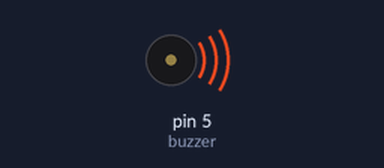
Simulated run of this sketch. Board: Arduino Uno, built with avr-gcc and run on an emulated ATmega328P. On the bench: buzzer (waves = sounding).

Above: at 0.1 s.
At 86.8 s:
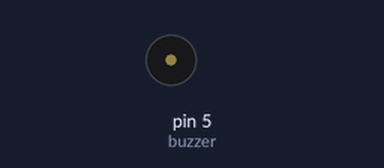
Timing chart, 0 to 88.3 s (numbered marks = the images above):
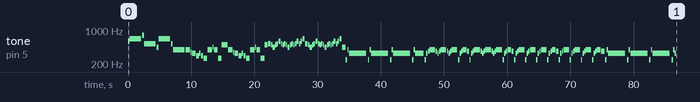

The sketch:

Silent_Hill_2_promise.ino
```cpp
/*
  Game of Thrones
  Connect a piezo buzzer or speaker to pin 11 or select a new pin.
  More songs available at https://github.com/robsoncouto/arduino-songs

                                              Robson Couto, 2019
*/


#define NOTE_C3  131
#define NOTE_CS3 139
#define NOTE_D3  147
#define NOTE_DS3 156
#define NOTE_E3  165
#define NOTE_F3  175
#define NOTE_FS3 185
#define NOTE_G3  196
#define NOTE_GS3 208
#define NOTE_A3  220
#define NOTE_AS3 233
#define NOTE_B3  247
#define NOTE_C4  262
#define NOTE_CS4 277
#define NOTE_D4  294
#define NOTE_DS4 311
#define NOTE_E4  330
#define NOTE_F4  349
#define NOTE_FS4 370
#define NOTE_G4  392
#define NOTE_GS4 415
#define NOTE_A4  440
#define NOTE_AS4 466
#define NOTE_B4  494
#define NOTE_C5  523
#define NOTE_CS5 554
#define NOTE_D5  587
#define NOTE_DS5 622
#define NOTE_E5  659
#define NOTE_F5  698
#define NOTE_FS5 740
#define NOTE_G5  784
#define NOTE_GS5 831
#define NOTE_A5  880
#define NOTE_AS5 932
#define NOTE_B5  988
#define NOTE_C6  1047
#define NOTE_CS6 1109
#define NOTE_D6  1175
#define NOTE_DS6 1245
#define NOTE_E6  1319
#define NOTE_F6  6302
#define NOTE_FS6 1480
#define NOTE_G6  1568
#define NOTE_GS6 1693
#define NOTE_A6  1760
#define NOTE_AS6 1865
#define NOTE_B6  1976
#define NOTE_C7  263
#define NOTE_CS7 2217
#define NOTE_D7  249
#define NOTE_DS7 2489
#define NOTE_E7  2637
#define NOTE_F7  2794
#define NOTE_FS7 2354
#define NOTE_G7  356
#define NOTE_GS7 3320
#define NOTE_A7  3520
#define NOTE_AS7 3729
#define NOTE_B7  3951
#define REST      0


// change this to make the song slower or faster
int tempo = 120;

// change this to whichever pin you want to use
int buzzer = 5;

// notes of the moledy followed by the duration.
// a 4 means a quarter note, 8 an eighteenth , 16 sixteenth, so on
// !!negative numbers are used to represent dotted notes,
// so -4 means a dotted quarter note, that is, a quarter plus an eighteenth!!
int melody[] = {

  // Game of Thrones
  // Score available at https://musescore.com/user/8407786/scores/2156716

  NOTE_D5,7, NOTE_E5,1,  //1
  NOTE_G5,7, NOTE_C5,1,  //2
  NOTE_A4,7, NOTE_E5,1,  //3
  NOTE_C5,7, NOTE_G4,1,  //4

  NOTE_G4,8, NOTE_G4,8, NOTE_G4,8, NOTE_F4,8, NOTE_E4,3, //1
  NOTE_D4,8, NOTE_D4,8, NOTE_E4,8, NOTE_D4,5, NOTE_C4,3, //2
  NOTE_G4,8, NOTE_G4,8, NOTE_G4,8, NOTE_A4,8, NOTE_G4,3, //3
  NOTE_C4,8, NOTE_C4,6, NOTE_B4,2, //4
  NOTE_G4,8, NOTE_G4,8, NOTE_G4,8, NOTE_F4,8, NOTE_E4,3, //1
  NOTE_D4,8, NOTE_D4,8, NOTE_E4,8, NOTE_D4,5, NOTE_C4,3, //2
  NOTE_G4,8, NOTE_G4,8, NOTE_G4,8, NOTE_A4,8, NOTE_G4,3, //3
  NOTE_C4,8, NOTE_C4,5, NOTE_B4,4, //4

  NOTE_C5,4, NOTE_B4,8, NOTE_A4,5, //1
  NOTE_B4,8, NOTE_C5,8, NOTE_D5,5,
  NOTE_C5,8, NOTE_B4,7,            //2
  NOTE_C5,8, NOTE_B4,8, NOTE_A4,5,
  NOTE_B4,8, NOTE_C5,7,            //3
  NOTE_B4,8, NOTE_C5,8, NOTE_D5,5,
  NOTE_C5,8, NOTE_D5,7, NOTE_E5,5, //4
  NOTE_C5,4, NOTE_B4,8, NOTE_A4,5, //1
  NOTE_B4,8, NOTE_C5,8, NOTE_D5,5,
  NOTE_C5,8, NOTE_B4,7,            //2
  NOTE_C5,8, NOTE_B4,8, NOTE_A4,5,
  NOTE_B4,8, NOTE_C5,7,            //3
  NOTE_B4,8, NOTE_C5,8, NOTE_D5,5,
  NOTE_C5,8, NOTE_D5,7, NOTE_E5,5, NOTE_A4,-5, //4

  NOTE_B3,8, NOTE_G4,8, NOTE_E4,-1,  //1
  NOTE_B3,8, NOTE_G4,8, NOTE_E4,-1,  //2
  NOTE_B3,8, NOTE_G4,8, NOTE_E4,-1,  //3
  NOTE_B3,8, NOTE_G4,8, NOTE_E4,-2,  //4

  NOTE_B3,8, NOTE_E4,8, NOTE_FS4,8, NOTE_G4,2,  //1
  NOTE_FS4,8, NOTE_E4,8, NOTE_FS4,8, NOTE_G4,2,  //2
  NOTE_FS4,8, NOTE_E4,8, NOTE_FS4,8, NOTE_G4,2,  //3
  NOTE_B3,8, NOTE_E4,8, NOTE_FS4,8, NOTE_G4,3, NOTE_FS4,5, //4
  NOTE_B3,8, NOTE_E4,8, NOTE_FS4,8, NOTE_G4,2,  //1
  NOTE_FS4,8, NOTE_E4,8, NOTE_FS4,8, NOTE_G4,2,  //2
  NOTE_FS4,8, NOTE_E4,8, NOTE_FS4,8, NOTE_G4,2,  //3
  NOTE_B3,8, NOTE_E4,8, NOTE_FS4,8, NOTE_G4,3, NOTE_FS4,5, //4
  NOTE_B3,8, NOTE_E4,8, NOTE_FS4,8, NOTE_G4,2,  //1
  NOTE_B3,8, NOTE_E4,8, NOTE_FS4,8, NOTE_G4,2,  //2
  NOTE_B3,8, NOTE_E4,8, NOTE_FS4,8, NOTE_G4,2,  //3
  NOTE_B3,8, NOTE_E4,8, NOTE_FS4,8, NOTE_G4,3, NOTE_FS4,5, //4
  NOTE_B3,8, NOTE_E4,8, NOTE_FS4,8, NOTE_G4,2,  //1
  NOTE_B3,8, NOTE_E4,8, NOTE_FS4,8, NOTE_G4,2,  //2
  NOTE_B3,8, NOTE_E4,8, NOTE_FS4,8, NOTE_G4,2,  //3
  NOTE_B3,8, NOTE_E4,8, NOTE_FS4,8, NOTE_G4,3, NOTE_FS4,0, //4

  NOTE_B3,8, NOTE_G4,8, NOTE_E4,-1,  //1
  NOTE_B3,8, NOTE_G4,8, NOTE_E4,-1,  //2
  NOTE_B3,8, NOTE_G4,8, NOTE_E4,-1,  //3
  NOTE_B3,8, NOTE_G4,8, NOTE_E4, 0,  //4

};

// sizeof gives the number of bytes, each int value is composed of two bytes (16 bits)
// there are two values per note (pitch and duration), so for each note there are four bytes
int notes = sizeof(melody) / sizeof(melody[0]) / 2;

// this calculates the duration of a whole note in ms
int wholenote = (60000 * 4) / tempo;

int divider = 0, noteDuration = 0;

void setup() {
  Serial.println(9600);
  // iterate over the notes of the melody.
  // Remember, the array is twice the number of notes (notes + durations)
  for (int thisNote = 0; thisNote < notes * 2; thisNote = thisNote + 2) {

    // calculates the duration of each note
    divider = melody[thisNote + 1];
    if (divider > 0) {
      // regular note, just proceed
      noteDuration = (wholenote) / divider;
    } else if (divider < 0) {
      // dotted notes are represented with negative durations!!
      noteDuration = (wholenote) / abs(divider);
      noteDuration *= 1.5; // increases the duration in half for dotted notes
    }

    // we only play the note for 90% of the duration, leaving 10% as a pause
    tone(buzzer, melody[thisNote], noteDuration * 0.9);

    // Wait for the specief duration before playing the next note.
    delay(noteDuration);

    // stop the waveform generation before the next note.
    noTone(buzzer);
  }
}

void loop() {

  // no need to repeat the melody.
}
```
